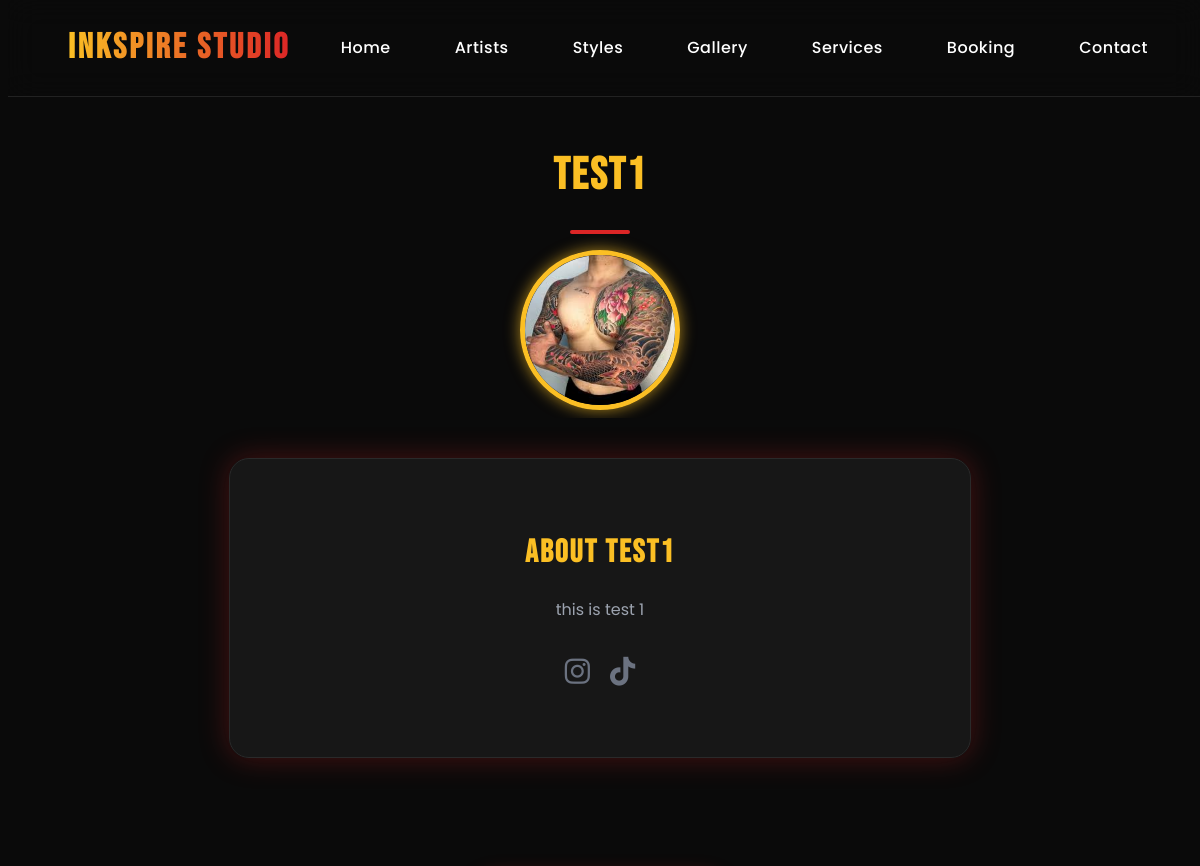
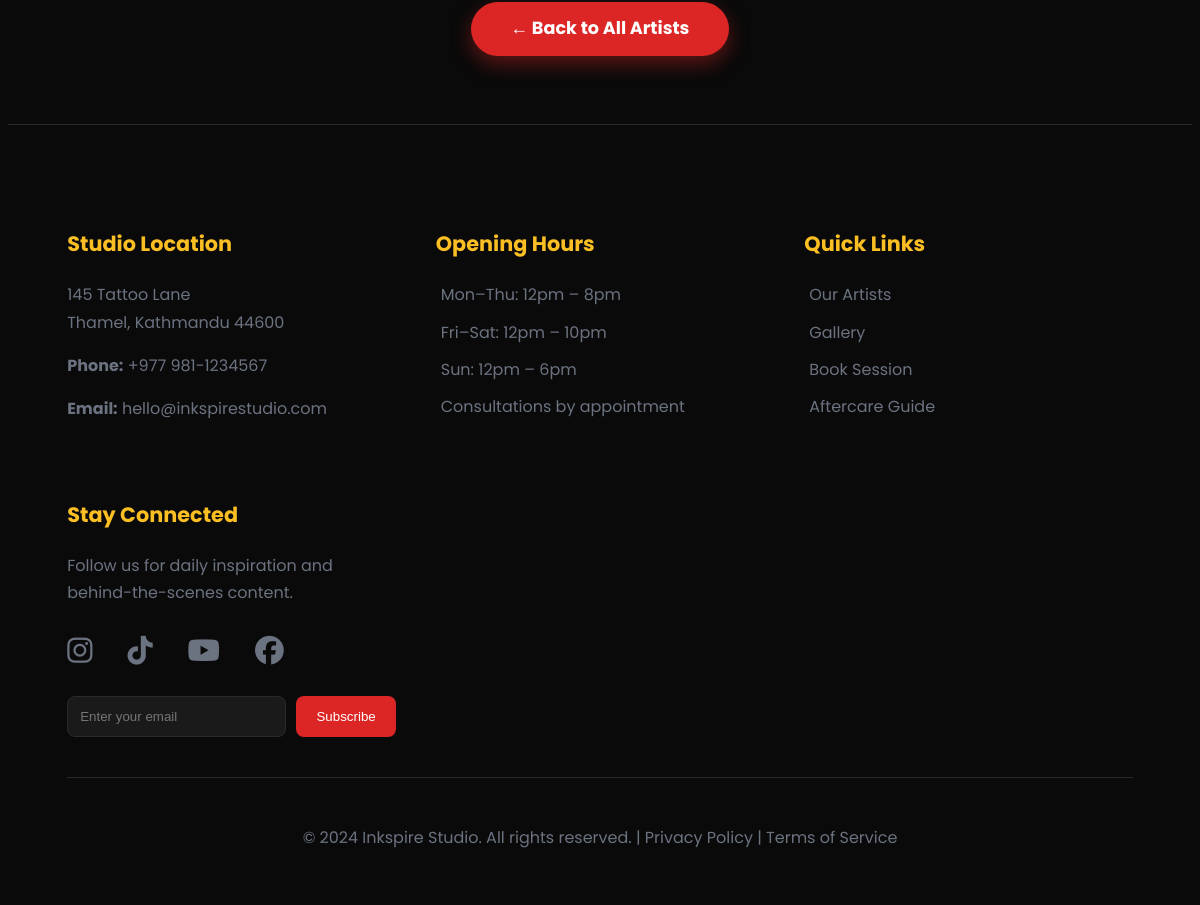
The app's page /artists/2/ with its own data (2 pictures, top to bottom).
### dashboard/models.py (models this page shows, shortened)
class Artist(models.Model):
    name = models.CharField(max_length=100)
    bio = models.TextField(validators=[MaxLengthValidator(600)])  # limit bio to 300 chars
    image = models.ImageField(upload_to='artists/')
    instagram = models.URLField(blank=True, null=True)
    tiktok = models.URLField(blank=True, null=True)
    created_at = models.DateTimeField(auto_now_add=True)
    show_on_homepage = models.BooleanField(default=False)

### dashboard/views.py (the view)
# urls.py: path('artists/<int:artist_id>/', views.artist_detail, name='artist_detail'),
def artist_detail(request, artist_id):
    artist = get_object_or_404(Artist, id=artist_id)
    return render(request, 'artist_detail.html', {'artist': artist})

### dashboard/templates/artist_detail.html (shortened to what this page needs)
{% extends 'base.html' %}
{% load static %}
{% block content %}
    <header class="page-header-new">
        <div class="header-content">
            <h1>{{ artist.name }}</h1>
            <div class="divider"></div>
            <img src="{{ artist.image.url }}" alt="{{ artist.name }}" class="bio-image" />
        </div>
    </header>
    <section class="section artist-bio">
        <div class="container">
            <div class="bio-content">
                <div class="bio-text">
                    <h2>About {{ artist.name }}</h2>
                    <p>{{ artist.bio }}</p>
                    <div class="social-icons">
                        {% if artist.instagram %}
                            <a href="{{ artist.instagram }}" target="_blank"><i class="fab fa-instagram"></i></a>
                        {% endif %}
                        {% if artist.tiktok %}
                            <a href="{{ artist.tiktok }}" target="_blank"><i class="fab fa-tiktok"></i></a>
                        {% endif %}
                    </div>
                </div>
            </div>
        </div>
    </section>
    <div class="back-button">
        <a href="{% url 'artists' %}" class="btn">← Back to All Artists</a>
    </div>
{% endblock %}

### dashboard/static/css/style.css (style rules this page uses)
:root { --primary-black: #0a0a0a; --secondary-black: #1a1a1a; --charcoal: #2a2a2a; --crimson: #dc2626; --crimson-glow: #dc2626aa; --gold: #fbbf24; --gold-glow: #fbbf24aa; --white: #ffffff; --gray: #6b7280; --light-gray: #9ca3af; }
body { font-family: 'Poppins', sans-serif; background-color: var(--primary-black); color: var(--white); line-height: 1.7; overflow-x: hidden; padding-top: 70px; }
.container { width: 90%; max-width: 1200px; margin: 0 auto; }
.btn { padding: 15px 35px; border: none; border-radius: 50px; font-weight: 600; text-decoration: none; transition: all 0.3s ease; cursor: pointer; font-size: 1.1rem; position: relative; overflow: hidden; }
.section { position: relative; }
.social-icons { display: flex; justify-content: center; gap: 15px; margin-bottom: 20px; }
.social-icons a { color: var(--gray); font-size: 1.3rem; transition: all 0.3s ease; }
.artist-bio .bio-content { display: flex; flex-direction: column; align-items: center; gap: 30px; max-width: 700px; margin: 0 auto; padding: 40px 20px; background: rgba(26, 26, 26, 0.85); border-radius: 20px; box-shadow: 0 0 30px rgba(220, 38, 38, 0.3); border: 1px solid var(--charcoal); text-align: center; }
.artist-bio .bio-content p { white-space: pre-line; overflow-wrap: break-word; word-wrap: break-word; word-break: break-word; text-align: center; max-width: 100%; }
.bio-image { width: 180px; height: 180px; border-radius: 50%; border: 5px solid var(--gold); object-fit: cover; box-shadow: 0 0 15px var(--gold-glow); transition: border-color 0.3s ease, box-shadow 0.3s ease; }
.bio-text { color: var(--white); }
.bio-text h2 { font-family: 'Bebas Neue', cursive; font-size: 2.4rem; margin-bottom: 15px; color: var(--gold); letter-spacing: 2px; }
.bio-text p { font-size: 1.1rem; line-height: 1.7; color: var(--light-gray); margin-bottom: 25px; }
.bio-text .social-icons { display: flex; justify-content: center; gap: 20px; }
.bio-text .social-icons a { color: var(--gray); font-size: 1.8rem; transition: color 0.3s ease, transform 0.3s ease; }
.back-button { max-width: 700px; margin: 30px auto 60px; text-align: center; }
.back-button .btn { background: var(--crimson); color: var(--white); padding: 12px 40px; font-weight: 700; font-size: 1.1rem; border-radius: 50px; text-decoration: none; display: inline-block; box-shadow: 0 8px 20px rgba(220, 38, 38, 0.4); transition: background 0.3s ease, transform 0.3s ease; }
.bio-image { width: 150px; height: 150px; }
.bio-text h2 { font-size: 2rem; }
.bio-text p { font-size: 1rem; }
.page-header-new { position: relative; margin-top: 60px; margin-bottom: 20px; height: 280px; display: flex; align-items: center; justify-content: center; text-align: center; color: var(--white); overflow: hidden; margin-bottom: 40px; }
.header-content { position: relative; z-index: 1; max-width: 800px; padding: 0 20px; }
.header-content h1 { font-size: 2.8rem; font-family: 'Bebas Neue', sans-serif; margin: 0; letter-spacing: 2px; color: var(--gold); }
.header-content .divider { width: 60px; height: 4px; background: var(--crimson); margin: 16px auto; border-radius: 2px; }
.section { z-index: 2; position: relative; background-color: var(--primary-black); padding: 0 80px 80px 80px; }

### records on screen
Artist: name "test1", image (picture), bio "this is test 1"
